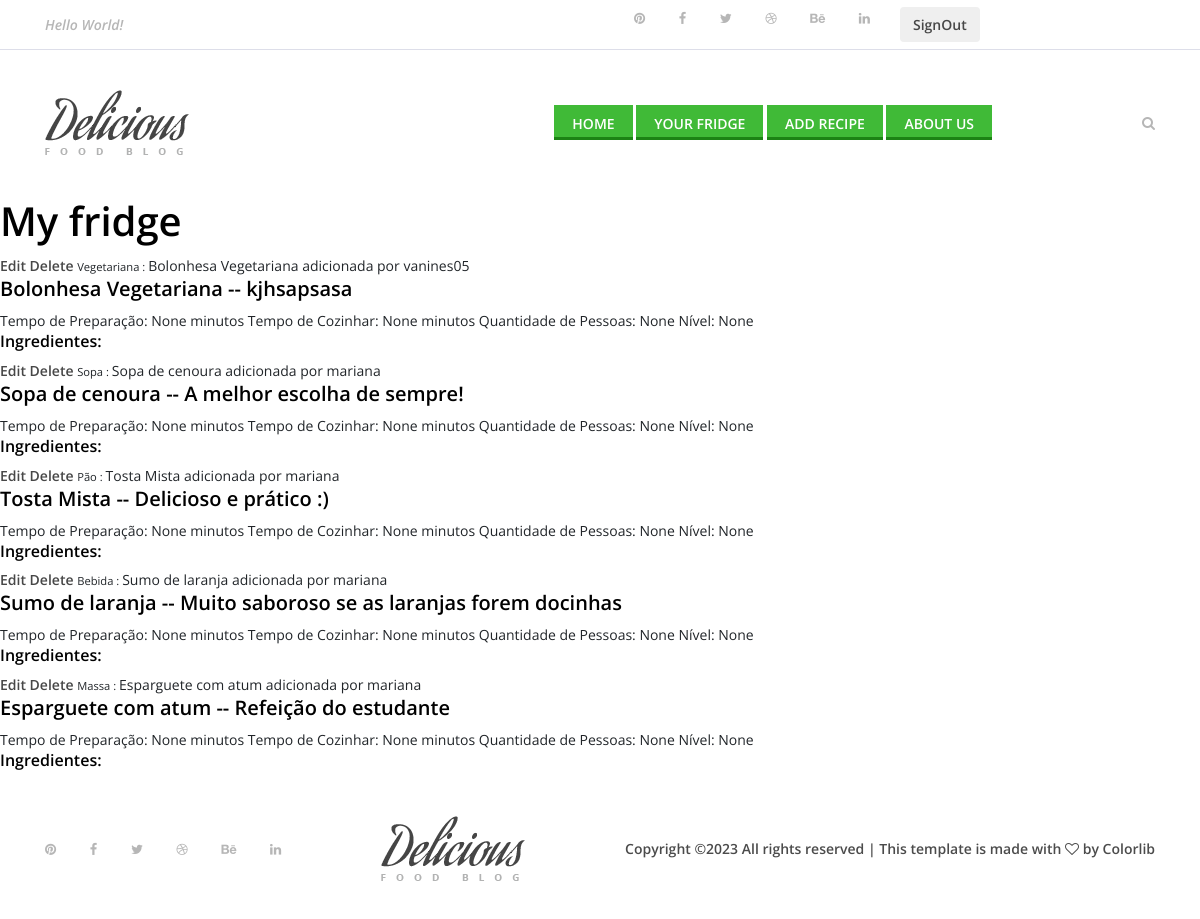
The page /fridge/ on the database as committed earlier.
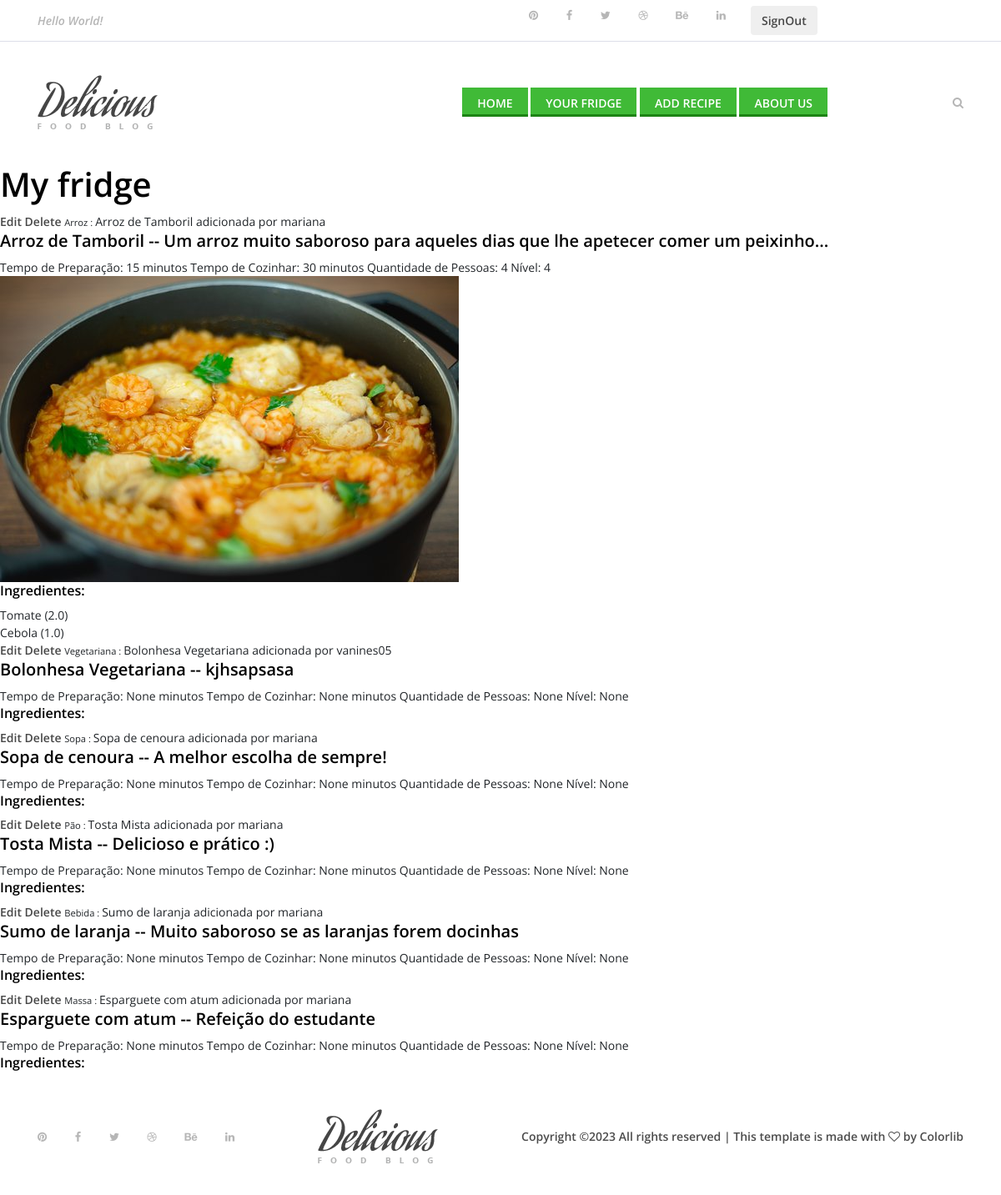
The same page on the database as committed later.
### app/models.py (models this page shows, shortened)
class Receita(models.Model):
    user = models.ForeignKey(User, on_delete=models.SET_NULL, null=True)
    category = models.ForeignKey(Categoria, on_delete=models.SET_NULL, null=True)
    name = models.CharField(max_length=200)
    description = models.TextField(null=True, blank=True) # ambos os valores podem etar vazios
    tempoPreparacao = models.IntegerField(null=True, blank=True)
    tempoCozinhar = models.IntegerField(null=True, blank=True)
    quantidadePessoas = models.IntegerField(null=True, blank=True)
    nivel = models.IntegerField(null=True, blank=True)
    imagem = models.ImageField(upload_to='static/img/receitas-img',null=True, blank=True)  # 'upload_to' define o diretório de armazenamento
    ingredients = models.ManyToManyField(Ingrediente, through='ReceitaIngrediente')
    updated = models.DateTimeField(auto_now=True)
    created = models.DateTimeField(auto_now_add=True)
    class Meta:
        ordering = ['-updated', '-created']

class Categoria(models.Model):
    name = models.CharField(max_length=200)

class ReceitaIngrediente(models.Model):
    receita = models.ForeignKey(Receita, on_delete=models.CASCADE)
    ingrediente = models.ForeignKey(Ingrediente, on_delete=models.CASCADE)
    quantidade = models.FloatField()

class Ingrediente(models.Model):
    nome = models.CharField(max_length=255)
    categoria = models.ForeignKey(CategoriaIngrediente, on_delete=models.SET_NULL, null=True)
    icon = models.CharField(max_length=255,null=True, blank=True)
    calorias = models.IntegerField(null=True, blank=True)

### app/views.py (the view)
# urls.py: path('fridge/', views.fridge, name ="fridge"),
def fridge(request):
    receitas = Receita.objects.all()
    context = {'receitas': receitas}
    return render(request,'fridge.html', context)

### app/templates/fridge.html
{% extends 'main.html' %}
{% block content %}
<h1> My fridge </h1>
<div>
    <div>
        {% for receita in receitas %}
            <div>
                <a href="{% url 'updateReceita' receita.id %}"> Edit </a>
                <a href="{% url 'deleteRecipe' receita.id %}"> Delete </a>
                <small>{{receita.category.name}} : </small>
                <span>{{ receita.name}}</span>
                <span> adicionada por {{ receita.user.username}}</span>
                <h5> {{receita.name}} --  {{receita.description}} </h5>
                <span>Tempo de Preparação: {{ receita.tempoPreparacao }} minutos</span>
                <span>Tempo de Cozinhar: {{ receita.tempoCozinhar }} minutos</span>
                <span>Quantidade de Pessoas: {{ receita.quantidadePessoas }}</span>
                <span>Nível: {{ receita.nivel }}</span>
                {% if receita.imagem %}
                    <img src="{{ receita.imagem.url }}" alt="{{ receita.name }}"/>
                {% endif %}
                <h6>Ingredientes:</h6>
                <ul>
                    {% for receitaingrediente in receita.receitaingrediente_set.all %}
                        <li>{{ receitaingrediente.ingrediente.nome }} ({{ receitaingrediente.quantidade }})</li>
                    {% endfor %}
                </ul>
            </div>
        {% endfor %}
    </div>
</div>
{% endblock content %}

### app/templates/main.html (shortened to what this page needs)
{% load static %}
<head>
    <link rel="stylesheet" type="text/css" href="{% static 'style.css' %}">
</head>
<body>
    <header class="header-area">
        <div class="top-header-area">
            <div class="container h-100">
                <div class="row h-100 align-items-center justify-content-between">
                    <div class="col-12 col-sm-6">
                        <div class="breaking-news">
                            <div id="breakingNewsTicker" class="ticker">
                                <ul>
                                    <li><a href="#">Hello World!</a></li>
                                </ul>
                            </div>
                        </div>
                    </div>
                    <div class="col-12 col-sm-6">
                        <div class="row">
                            <div class="col-6">
                                <div class="top-social-info text-right">
                                    <a href="#"><i class="fa fa-pinterest" aria-hidden="true"></i></a>
                                    <a href="#"><i class="fa fa-facebook" aria-hidden="true"></i></a>
                                    <a href="#"><i class="fa fa-twitter" aria-hidden="true"></i></a>
                                    <a href="#"><i class="fa fa-dribbble" aria-hidden="true"></i></a>
                                    <a href="#"><i class="fa fa-behance" aria-hidden="true"></i></a>
                                    <a href="#"><i class="fa fa-linkedin" aria-hidden="true"></i></a>
                                </div>
                            </div>
                            <div class="col-6">
                                <button class="btn" type="submit"><a href="{% url 'signout' %}">SignOut</a></button>
                            </div>
                        </div>
                    </div>
                </div>
            </div>
        </div>
        <div class="delicious-main-menu">
            <div class="classy-nav-container breakpoint-off">
                <div class="container">
                    <nav class="classy-navbar justify-content-between" id="deliciousNav">
                        <a class="nav-brand" href="{% url 'index' %}"><img src="{% static 'img/core-img/logo.png' %}" alt=""></a>
                        <div class="classy-menu">
                            <div class="classynav">
                                <ul>
                                    <li class="active"><a href="{% url 'index' %}">Home</a></li>
                                    <li class= "active"><a href="{% url 'fridge' %}">Your fridge</a></li>
                                    <li class="active"><a href="{% url 'createRecipe' %}">Add Recipe</a></li>
                                    <li class="active"><a href="{% url 'about' %}">About us</a></li>
                                </ul>
                                <div class="search-btn">
                                    <i class="fa fa-search" aria-hidden="true"></i>
                                </div>
                            </div>
                        </div>
                    </nav>
                </div>
            </div>
        </div>
    </header>
    {% block content %}
    {% endblock %}
    <footer class="footer-area">
        <div class="container h-100">
            <div class="row h-100">
                <div class="col-12 h-100 d-flex flex-wrap align-items-center justify-content-between">
                    <div class="footer-social-info text-right">
                        <a href="#"><i class="fa fa-pinterest" aria-hidden="true"></i></a>
                        <a href="#"><i class="fa fa-facebook" aria-hidden="true"></i></a>
                        <a href="#"><i class="fa fa-twitter" aria-hidden="true"></i></a>
                        <a href="#"><i class="fa fa-dribbble" aria-hidden="true"></i></a>
                        <a href="#"><i class="fa fa-behance" aria-hidden="true"></i></a>
                        <a href="#"><i class="fa fa-linkedin" aria-hidden="true"></i></a>
                    </div>
                    <div class="footer-logo">
                        <a href="{% url 'index' %}"><img src="{% static 'img/core-img/logo.png' %}" alt=""></a>
                    </div>
                    <p>
Copyright &copy;<script>document.write(new Date().getFullYear());</script> All rights reserved | This template is made with <i class="fa fa-heart-o" aria-hidden="true"></i> by <a href="https://colorlib.com" target="_blank">Colorlib</a>
</p>
                </div>
            </div>
        </div>
    </footer>
</body>

### app/static/style.css (style rules this page uses)
* { margin: 0; padding: 0; }
body { font-family: "Open Sans", sans-serif; font-size: 14px; }
h1, h2, h3, h4, h5, h6 { color: #000000; line-height: 1.3; font-weight: 600; }
p { color: #9b9b9b; font-size: 14px; line-height: 2; font-weight: 400; }
a, a:hover, a:focus { -webkit-transition-duration: 500ms; transition-duration: 500ms; text-decoration: none; outline: 0 solid transparent; color: #000000; font-weight: 600; font-size: 14px; color: #474747; }
ul, ol { margin: 0; }
ul li, ol li { list-style: none; }
img { height: auto; max-width: 100%; }
.header-area { position: relative; z-index: 100; width: 100%; }
.header-area .top-header-area { width: 100%; height: 50px; background-color: #ffffff; border-bottom: 1px solid #dddee9; }
.header-area .top-header-area .breaking-news { position: relative; z-index: 1; }
.header-area .top-header-area .breaking-news .ticker { width: 100%; text-align: left; position: relative; overflow: hidden; }
.header-area .top-header-area .breaking-news .ticker ul { width: 100%; position: relative; z-index: 1; }
.header-area .top-header-area .breaking-news .ticker ul li { display: none; width: 100%; }
.header-area .top-header-area .breaking-news .ticker ul li a { font-size: 14px; color: #b6b6b6; font-style: italic; }
.header-area .top-header-area .top-social-info a { display: inline-block; color: #b6b6b6; font-size: 13px; margin-right: 30px; }
.header-area .top-header-area .top-social-info a:last-child { margin-right: 0; }
.header-area .delicious-main-menu { position: relative; width: 100%; z-index: 100; height: 145px; }
.header-area .delicious-main-menu .classy-nav-container { background-color: transparent; }
.header-area .delicious-main-menu .classy-navbar { height: 145px; padding: 0; }
.header-area .delicious-main-menu .classy-navbar .classynav ul li a { font-weight: 600; }
.header-area .delicious-main-menu .classy-navbar .classynav > ul > li > a { text-transform: uppercase; padding: 12px 18px 11px; background-color: transparent; border-bottom: 3px solid transparent; line-height: 1; color: #474747; font-weight: 600; }
.header-area .delicious-main-menu .classy-navbar .classynav > ul > li.active > a { color: #ffffff; background-color: #40ba37; border-bottom: 3px solid #1c8314; }
.header-area .delicious-main-menu .classy-navbar .classynav > ul > li.active > a::after { color: #ffffff; }
.header-area .delicious-main-menu .classynav .search-btn { color: #b6b6b6; margin-left: 150px; cursor: pointer; -webkit-transition-duration: 500ms; transition-duration: 500ms; }
.header-area .delicious-main-menu .classynav .search-btn i { -webkit-transition-duration: 500ms; transition-duration: 500ms; }
.footer-area { position: relative; z-index: 1; width: 100%; height: 140px; background-color: #ffffff; }
.footer-area .footer-social-info { padding-right: 15px; }
.footer-area .footer-social-info a { display: inline-block; color: #b6b6b6; font-size: 13px; margin-right: 30px; }
.footer-area .footer-social-info a:last-child { margin-right: 0; }
.footer-area p { color: #4b4b4b; font-weight: 600; margin-bottom: 0; padding-left: 15px; }
.footer-area p a { color: #4b4b4b; font-weight: 600; }

Rows that differ between the two databases and show on the page:
added Receita: category.name "Arroz", name "Arroz de Tamboril", user.username "mariana", description "Um arroz muito saboroso para aqueles dias que lhe apetecer comer um peixinho...", tempoPreparacao "15", tempoCozinhar "30", quantidadePessoas "4", nivel "4", imagem (picture)
added ReceitaIngrediente: ingrediente.nome "Tomate", quantidade "2.0"
added ReceitaIngrediente: ingrediente.nome "Cebola", quantidade "1.0"
